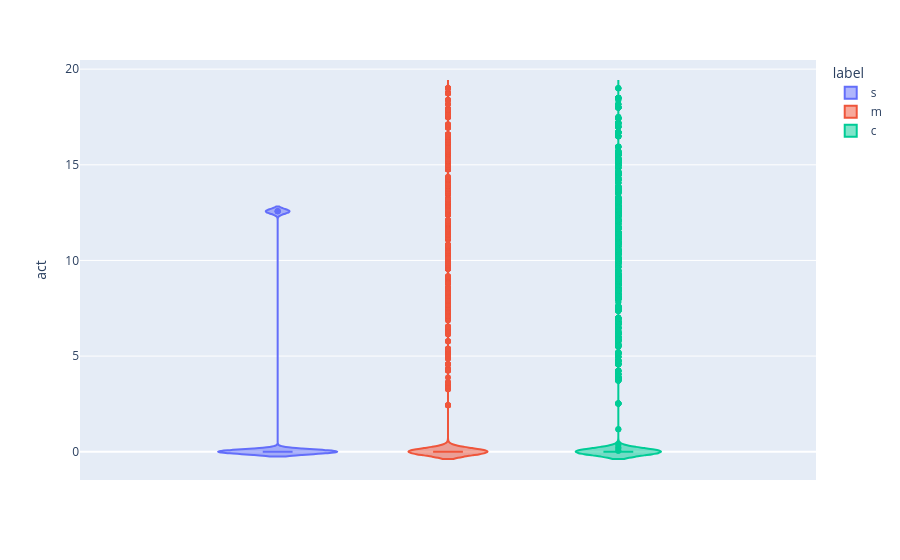

The code cell stored with this chart in its notebook:
### Code cell
print(asgdf.group_by("label").agg([pl.col("act").mean().alias("mean_act"), pl.col("act").count().alias("count")]))
px.violin(asgdf, y="act", color="label", box=True)

### Figure 1 — Plotly figure (JSON) as saved in the notebook; plotly's stock layout.template omitted (floating-point values rounded to 4 significant figures; data arrays with more than 128 entries replaced by an {"elided": "..."} marker saying what was removed)
{"data": [{"alignmentgroup": "True", "box": {"visible": true}, "hovertemplate": "label=s<br>act=%{y}<extra></extra>", "legendgroup": "s", "marker": {"color": "#636efa"}, "name": "s", "offsetgroup": "s", "orientation": "v", "scalegroup": "True", "showlegend": true, "type": "violin", "x0": " ", "xaxis": "x", "y": [0.0, 0.0, 0.0, 0.0, 0.0, 0.0, 0.0, 0.0, 0.0, 0.0, 0.0, 0.0, 0.0, 0.0, 0.0, 12.57, 12.57, 12.57], "y0": " ", "yaxis": "y"}, {"alignmentgroup": "True", "box": {"visible": true}, "hovertemplate": "label=m<br>act=%{y}<extra></extra>", "legendgroup": "m", "marker": {"color": "#EF553B"}, "name": "m", "offsetgroup": "m", "orientation": "v", "scalegroup": "True", "showlegend": true, "type": "violin", "x0": " ", "xaxis": "x", "y": {"elided": "3828 float values"}, "y0": " ", "yaxis": "y"}, {"alignmentgroup": "True", "box": {"visible": true}, "hovertemplate": "label=c<br>act=%{y}<extra></extra>", "legendgroup": "c", "marker": {"color": "#00cc96"}, "name": "c", "offsetgroup": "c", "orientation": "v", "scalegroup": "True", "showlegend": true, "type": "violin", "x0": " ", "xaxis": "x", "y": {"elided": "14408 float values"}, "y0": " ", "yaxis": "y"}], "layout": {"legend": {"title": {"text": "label"}, "tracegroupgap": 0}, "margin": {"t": 60}, "violinmode": "group", "xaxis": {"anchor": "y", "domain": [0, 1]}, "yaxis": {"anchor": "x", "domain": [0, 1], "title": {"text": "act"}}}}
